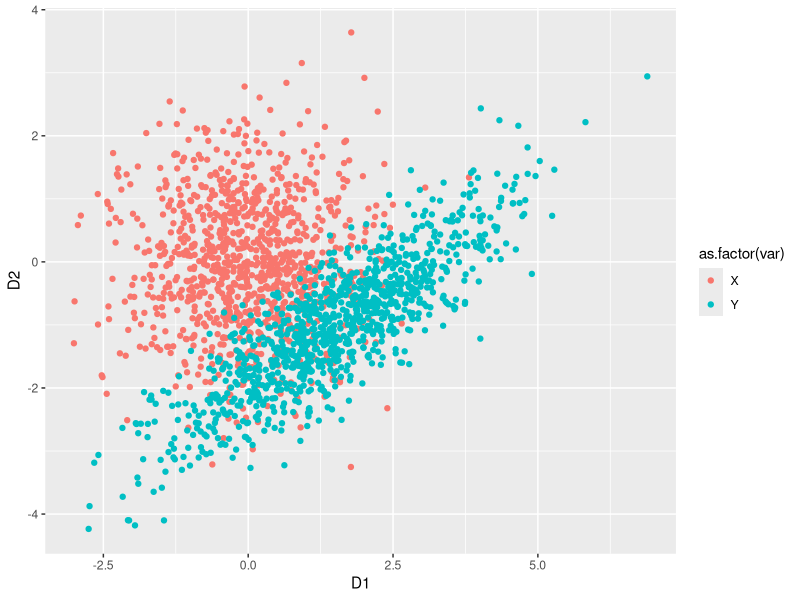
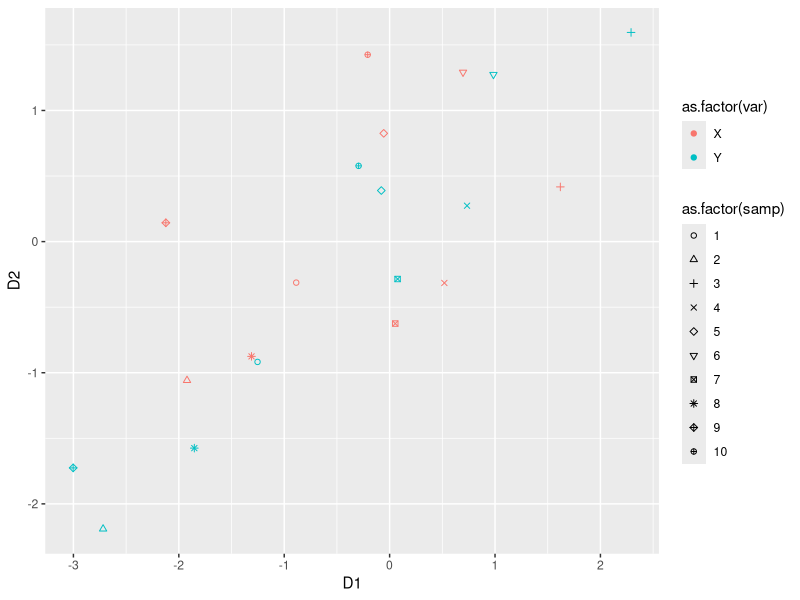
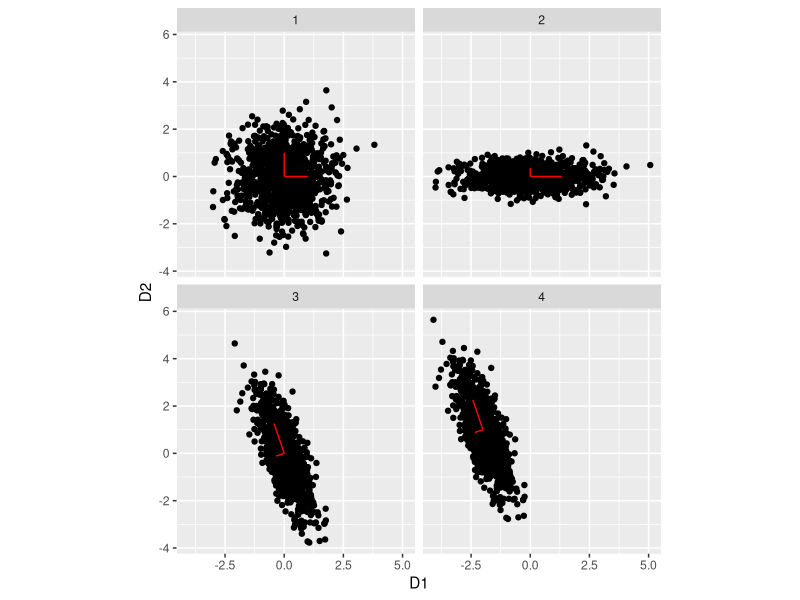

Write the R code that produced these figures, in order.
## ---- chunk 1
togs <- TRUE
library(ggplot2)
library(dplyr)
library(reshape2)
library(tidyr)
# togs <- FALSE
## ---- chunk 2
# a
set.seed(1)
nsamps <- 1000
X      <- matrix(data = rnorm(nsamps * 2), ncol = 2)
mu     <- c(1.5, -1)
L      <- matrix(data = c(sqrt(2), 0,
                          1.2 / sqrt(2), sqrt(1 - 1.2^2/2)),
                 ncol  = 2,
                 byrow = TRUE)
Y      <- t(mu + L %*% t(X))
plot_df <- data.frame(rbind(X, Y), c(rep("X", nsamps), rep("Y", nsamps)))
colnames(plot_df) <- c("D1", "D2", "var")
ggplot(data = plot_df, aes(x = D1, y = D2, colour = as.factor(var))) +
  geom_point()

# b
nsamps <- 10
X      <- matrix(data = rnorm(nsamps * 2), ncol = 2)
L      <- matrix(data = c(sqrt(2), 0,
                          1.2 / sqrt(2), sqrt(1 - 1.2^2/2)),
                 ncol  = 2,
                 byrow = TRUE)
Y      <- t(L %*% t(X))
plot_df <- data.frame(rbind(X, Y), 
                      c(rep("X", nsamps), rep("Y", nsamps)), 
                      c(1:nsamps, 1:nsamps))
colnames(plot_df) <- c("D1", "D2", "var", "samp")
ggplot(data = plot_df, aes(x = D1, 
                           y = D2, 
                           color = as.factor(var), 
                           shape = as.factor(samp))) +
  geom_point() +
  scale_shape_manual(values=1:10)


## ---- chunk 3
# a
set.seed(1)
sigma <- matrix(data = c(0.3, -0.5,
                         -0.5, 1.6),
                nrow  = 2,
                byrow = TRUE)
ed    <- eigen(sigma)
e_val  <- ed$values
e_vec  <- ed$vectors



# b
set.seed(1)
nsamps <- 1000
X      <- matrix(data = rnorm(nsamps * 2), ncol = 2)
vec1   <- matrix(c(1,0,0,1), nrow = 2)

X2     <- t(sqrt(diag(e_val)) %*% t(X))
vec2   <- sqrt(diag(e_val)) %*% vec1

X3     <- t(e_vec %*% t(X2))
vec3   <- e_vec %*% vec2

X4     <- t(c(-2, 1) + t(X3))
vec4   <- c(-2, 1) + vec3

vec_mat <- data.frame(matrix(c(0,0,0,0,0,0,0,0,0,0,0,0,-2,1,-2,1), ncol = 2, byrow = TRUE),
                      t(cbind(vec1, vec2, vec3, vec4)),
                      c(1,1,2,2,3,3,4,4))


df     <- data.frame(rbind(X, X2, X3, X4), c(rep(1, nsamps),
                                             rep(2, nsamps),
                                             rep(3, nsamps),
                                             rep(4, nsamps)))


colnames(df) <- c("D1", "D2", "wh")
colnames(vec_mat) <- c("D1", "D2", "E1", "E2", "wh")
ggplot(data = df, aes(x = D1, y = D2)) +
  geom_point() +
  geom_segment(data = vec_mat, aes(xend = E1, yend = E2), color = "red") +
  facet_wrap(~ wh) +
  coord_fixed()


## ---- chunk 4
mu    <- c(2, 0, -1)
Sigma <- matrix(c(1, -0.2, 0.5,
                  -0.2, 1.4, -1.2,
                  0.5, -1.2, 2),
                nrow = 3,
                byrow = TRUE)
mu_A     <- c(2, 0)
mu_B     <- -1
Sigma_A  <- Sigma[1:2, 1:2]
Sigma_B  <- Sigma[3, 3]
Sigma_AB <- Sigma[1:2, 3]


# b
tmp_b   <- Sigma_AB * (1 / Sigma_B)
mu_b    <- mu_A - tmp_b * mu_B
Sigma_b <- Sigma_B - t(Sigma_AB) %*% solve(Sigma_A) %*% Sigma_AB

tmp_b
mu_b
Sigma_b

# d
Sigma_d <- Sigma_A - (Sigma_AB * (1 / Sigma_B)) %*% t(Sigma_AB)
Sigma_d
Sigma_d
